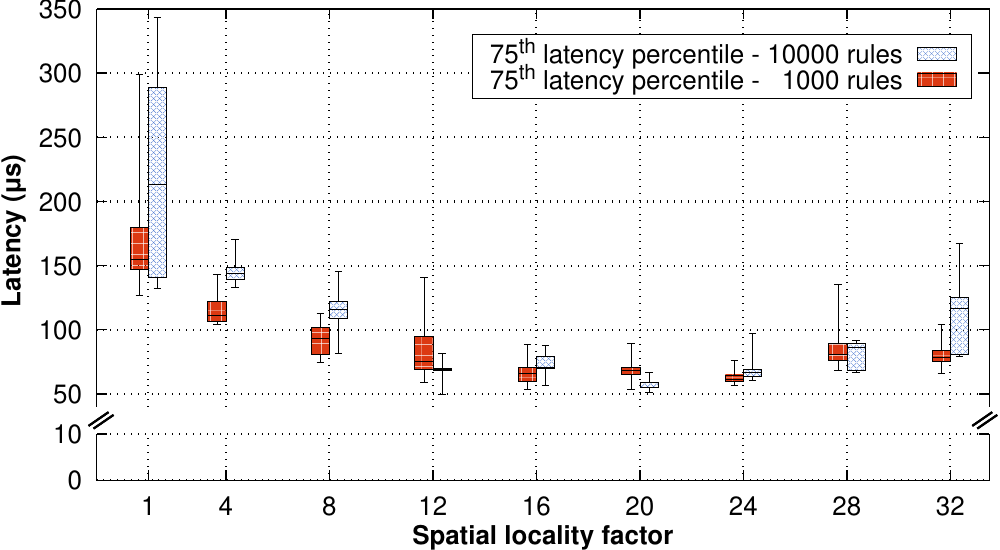

gnuplot code for this plot:
#!/usr/bin/gnuplot
load "../../common.plot"

font_type = "Helvetica,28"
font_type_bold = "Helvetica-Bold,28"

set terminal pdf dl 1.5 enhanced dashed size 10.0, 5.5 font font_type
set output "ovs-kernel-mlnx-cx5-rulebench-cascade-table-0-latency-p75.pdf"

### Variables
bw = 0.7
fill_solid = 3
points_lw = 3
points_size = 2
line_width = 3
y_scale = 1000
min_lat_bot = 0
max_lat_bot = 0.010
min_lat_top = 0.040
max_lat_top = 0.350

set boxwidth bw
set pointsize 3
set style fill pattern border -1
set datafile separator ' '

### Input files
input_file_rules_1000_match_first_lat_p75  = "data/kernel/udp/pktlen-1500/rules-1000/LAT-P75.csv"
input_file_rules_10000_match_first_lat_p75 = "data/kernel/udp/pktlen-1500/rules-10000/LAT-P75.csv"

### Margins
bm_bottom = 0.126
tm_bottom = 0.21
bm_top = 0.26
tm_top = 0.985
lm = 0.096
rm = 0.99

# Set the x-axis cut points
set arrow from screen lm-0.008,tm_bottom+0.015 to screen lm+0.012,tm_bottom+0.040 nohead linewidth 3
set arrow from screen lm-0.003,tm_bottom+0.010 to screen lm+0.017,tm_bottom+0.035 nohead linewidth 3
set arrow from screen rm-0.017,tm_bottom+0.015 to screen rm+0.003,tm_bottom+0.040 nohead linewidth 3
set arrow from screen rm-0.012,tm_bottom+0.010 to screen rm+0.008,tm_bottom+0.035 nohead linewidth 3

set multiplot layout 1,2 columnsfirst upwards

####### Plot 1
x1 = -1.0
x2 = 33.5
y1 = min_lat_bot
y2 = max_lat_bot

# Margins
set bmargin at screen bm_bottom
set tmargin at screen tm_bottom
set lmargin at screen lm
set rmargin at screen rm

# Leave the right border open
set border 1+2+8 lw 2

# X-axis
set xlabel "Spatial locality factor"
set xlabel font font_type_bold
set xlabel offset 0,0.41
set xrange [x1:x2]
set xtics nomirror
set xtics ("1" 1, "4" 4, "8" 8, "12" 12, "16" 16, "20" 20, "24" 24, "28" 28, "32" 32)

# Y-axis
set yrange [y1:y2]
set ytics mirror 0.01
set ytics ("0" 0, "10" 0.01)

# Grid
set grid xtics lw 3.0 lt 0
set grid ytics lw 3.0 lt 0

# Legend
unset key

# Area marking
#set style rect fc lt -1 fs solid 0.05 noborder
#set obj rect from 02.0, graph 0.0 to 06.0, max_lat_bot fs solid 0.15 fc rgb "#002233" lw 0 behind
#set obj rect from 10.0, graph 0.0 to 14.0, max_lat_bot fs solid 0.15 fc rgb "#002233" lw 0 behind
#set obj rect from 18.0, graph 0.0 to 22.0, max_lat_bot fs solid 0.15 fc rgb "#002233" lw 0 behind
#set obj rect from 26.0, graph 0.0 to 30.0, max_lat_bot fs solid 0.15 fc rgb "#002233" lw 0 behind

# No data here
plot \
	1/0 ls 6 dt 4 notitle

####### Plot 2
x1 = -1.0
x2 = 33.5
y3 = min_lat_top
y4 = max_lat_top

# Margins
set bmargin at screen bm_top
set tmargin at screen tm_top
set lmargin at screen lm
set rmargin at screen rm

# Leave the right border open
set border 2+4+8 lw 2

# X-axis
unset xlabel
unset xtics
set x2tics border in scale 1,0.5 norotate autojustify
set x2range [x1:x2]
set x2tics nomirror
set x2tics ("" 1, "" 4, "" 8, "" 12, "" 16, "" 20, "" 24, "" 28, "" 32)

# Y-axis
set ylabel "{/Helvetica:Bold Latency (μs)}"
set ylabel offset -0.3,-0.9
set ytics border in scale 1,0.5 norotate mirror
set ytics mirror
set ytics ("50" 0.050, "100" 0.100, "150" 0.150, "200" 0.200, "250" 0.250, "300" 0.300, "350" 0.350, "400" 0.400, "450" 0.450, "500" 0.500, "550" 0.550)
set yrange [y3:y4]

# Grid
set grid x2tics lw 3.0 lt 0
set grid y2tics lw 3.0 lt 0

# Area marking
#set style rect fc lt -1 fs solid 0.05 noborder
#set obj rect from 02.0, graph 0.0 to 06.0, max_lat_top fs solid 0.15 fc rgb "#002233" lw 0 behind
#set obj rect from 10.0, graph 0.0 to 14.0, max_lat_top fs solid 0.15 fc rgb "#002233" lw 0 behind
#set obj rect from 18.0, graph 0.0 to 22.0, max_lat_top fs solid 0.15 fc rgb "#002233" lw 0 behind
#set obj rect from 26.0, graph 0.0 to 30.0, max_lat_top fs solid 0.15 fc rgb "#002233" lw 0 behind

# Legend
set key outside opaque bottom Right title
set border back
set key box linestyle 1 lt rgb(black)
set key font font_type
set key vertical maxrows 4
set key width -7.2
set key height 0.5
set key samplen 2
set key at 32.8, 0.280

### Linestyles
set style line 1 pointtype 6 pointsize points_size linewidth points_lw lt rgb(darkred)
set style line 2 pointtype 5 pointsize points_size linewidth points_lw lt rgb(darkblue)
set style line 3 pointtype 7 pointsize points_size linewidth points_lw lt rgb(darkgreen)
set style line 4 pointtype 8 pointsize points_size linewidth points_lw lt rgb(darkyellow)

plot \
	input_file_rules_10000_match_first_lat_p75	every ::0::0 using ($1+bw/2):($3/y_scale):($2/y_scale):($6/y_scale):($5/y_scale) with candlesticks ls 2 lw 1 title "75^{th} latency percentile - 10000 rules" fill pattern 2 whiskerbars 0.4,\
	""											every ::0::0 using ($1+bw/2):($4/y_scale):($4/y_scale):($4/y_scale):($4/y_scale) with candlesticks ls 2 lw 1 notitle,\
	input_file_rules_1000_match_first_lat_p75	every ::0::0 using ($1-bw/2):($3/y_scale):($2/y_scale):($6/y_scale):($5/y_scale) with candlesticks ls 1 lw 1 title "75^{th} latency percentile -   1000 rules" fill pattern 3 whiskerbars 0.4,\
	""											every ::0::0 using ($1-bw/2):($4/y_scale):($4/y_scale):($4/y_scale):($4/y_scale) with candlesticks ls 1 lw 1 notitle,\
	\
	input_file_rules_10000_match_first_lat_p75	every ::1::1 using ($1+bw/2):($3/y_scale):($2/y_scale):($6/y_scale):($5/y_scale) with candlesticks ls 2 lw 1 notitle fill pattern 2 whiskerbars 0.4,\
	""											every ::1::1 using ($1+bw/2):($4/y_scale):($4/y_scale):($4/y_scale):($4/y_scale) with candlesticks ls 2 lw 1 notitle,\
	input_file_rules_1000_match_first_lat_p75	every ::1::1 using ($1-bw/2):($3/y_scale):($2/y_scale):($6/y_scale):($5/y_scale) with candlesticks ls 1 lw 1 notitle fill pattern 3 whiskerbars 0.4,\
	""											every ::1::1 using ($1-bw/2):($4/y_scale):($4/y_scale):($4/y_scale):($4/y_scale) with candlesticks ls 1 lw 1 notitle,\
	\
	input_file_rules_10000_match_first_lat_p75	every ::2::2 using ($1+bw/2):($3/y_scale):($2/y_scale):($6/y_scale):($5/y_scale) with candlesticks ls 2 lw 1 notitle fill pattern 2 whiskerbars 0.4,\
	""											every ::2::2 using ($1+bw/2):($4/y_scale):($4/y_scale):($4/y_scale):($4/y_scale) with candlesticks ls 2 lw 1 notitle,\
	input_file_rules_1000_match_first_lat_p75	every ::2::2 using ($1-bw/2):($3/y_scale):($2/y_scale):($6/y_scale):($5/y_scale) with candlesticks ls 1 lw 1 notitle fill pattern 3 whiskerbars 0.4,\
	""											every ::2::2 using ($1-bw/2):($4/y_scale):($4/y_scale):($4/y_scale):($4/y_scale) with candlesticks ls 1 lw 1 notitle,\
	\
	input_file_rules_10000_match_first_lat_p75	every ::3::3 using ($1+bw/2):($3/y_scale):($2/y_scale):($6/y_scale):($5/y_scale) with candlesticks ls 2 lw 1 notitle fill pattern 2 whiskerbars 0.4,\
	""											every ::3::3 using ($1+bw/2):($4/y_scale):($4/y_scale):($4/y_scale):($4/y_scale) with candlesticks ls 2 lw 1 notitle,\
	input_file_rules_1000_match_first_lat_p75	every ::3::3 using ($1-bw/2):($3/y_scale):($2/y_scale):($6/y_scale):($5/y_scale) with candlesticks ls 1 lw 1 notitle fill pattern 3 whiskerbars 0.4,\
	""											every ::3::3 using ($1-bw/2):($4/y_scale):($4/y_scale):($4/y_scale):($4/y_scale) with candlesticks ls 1 lw 1 notitle,\
	\
	input_file_rules_10000_match_first_lat_p75	every ::4::4 using ($1+bw/2):($3/y_scale):($2/y_scale):($6/y_scale):($5/y_scale) with candlesticks ls 2 lw 1 notitle fill pattern 2 whiskerbars 0.4,\
	""											every ::4::4 using ($1+bw/2):($4/y_scale):($4/y_scale):($4/y_scale):($4/y_scale) with candlesticks ls 2 lw 1 notitle,\
	input_file_rules_1000_match_first_lat_p75	every ::4::4 using ($1-bw/2):($3/y_scale):($2/y_scale):($6/y_scale):($5/y_scale) with candlesticks ls 1 lw 1 notitle fill pattern 3 whiskerbars 0.4,\
	""											every ::4::4 using ($1-bw/2):($4/y_scale):($4/y_scale):($4/y_scale):($4/y_scale) with candlesticks ls 1 lw 1 notitle,\
	\
	input_file_rules_10000_match_first_lat_p75	every ::5::5 using ($1+bw/2):($3/y_scale):($2/y_scale):($6/y_scale):($5/y_scale) with candlesticks ls 2 lw 1 notitle fill pattern 2 whiskerbars 0.4,\
	""											every ::5::5 using ($1+bw/2):($4/y_scale):($4/y_scale):($4/y_scale):($4/y_scale) with candlesticks ls 2 lw 1 notitle,\
	input_file_rules_1000_match_first_lat_p75	every ::5::5 using ($1-bw/2):($3/y_scale):($2/y_scale):($6/y_scale):($5/y_scale) with candlesticks ls 1 lw 1 notitle fill pattern 3 whiskerbars 0.4,\
	""											every ::5::5 using ($1-bw/2):($4/y_scale):($4/y_scale):($4/y_scale):($4/y_scale) with candlesticks ls 1 lw 1 notitle,\
	\
	input_file_rules_10000_match_first_lat_p75	every ::6::6 using ($1+bw/2):($3/y_scale):($2/y_scale):($6/y_scale):($5/y_scale) with candlesticks ls 2 lw 1 notitle fill pattern 2 whiskerbars 0.4,\
	""											every ::6::6 using ($1+bw/2):($4/y_scale):($4/y_scale):($4/y_scale):($4/y_scale) with candlesticks ls 2 lw 1 notitle,\
	input_file_rules_1000_match_first_lat_p75	every ::6::6 using ($1-bw/2):($3/y_scale):($2/y_scale):($6/y_scale):($5/y_scale) with candlesticks ls 1 lw 1 notitle fill pattern 3 whiskerbars 0.4,\
	""											every ::6::6 using ($1-bw/2):($4/y_scale):($4/y_scale):($4/y_scale):($4/y_scale) with candlesticks ls 1 lw 1 notitle,\
	\
	input_file_rules_10000_match_first_lat_p75	every ::7::7 using ($1+bw/2):($3/y_scale):($2/y_scale):($6/y_scale):($5/y_scale) with candlesticks ls 2 lw 1 notitle fill pattern 2 whiskerbars 0.4,\
	""											every ::7::7 using ($1+bw/2):($4/y_scale):($4/y_scale):($4/y_scale):($4/y_scale) with candlesticks ls 2 lw 1 notitle,\
	input_file_rules_1000_match_first_lat_p75	every ::7::7 using ($1-bw/2):($3/y_scale):($2/y_scale):($6/y_scale):($5/y_scale) with candlesticks ls 1 lw 1 notitle fill pattern 3 whiskerbars 0.4,\
	""											every ::7::7 using ($1-bw/2):($4/y_scale):($4/y_scale):($4/y_scale):($4/y_scale) with candlesticks ls 1 lw 1 notitle,\
	\
	input_file_rules_10000_match_first_lat_p75	every ::8::8 using ($1+bw/2):($3/y_scale):($2/y_scale):($6/y_scale):($5/y_scale) with candlesticks ls 2 lw 1 notitle fill pattern 2 whiskerbars 0.4,\
	""											every ::8::8 using ($1+bw/2):($4/y_scale):($4/y_scale):($4/y_scale):($4/y_scale) with candlesticks ls 2 lw 1 notitle,\
	input_file_rules_1000_match_first_lat_p75	every ::8::8 using ($1-bw/2):($3/y_scale):($2/y_scale):($6/y_scale):($5/y_scale) with candlesticks ls 1 lw 1 notitle fill pattern 3 whiskerbars 0.4,\
	""											every ::8::8 using ($1-bw/2):($4/y_scale):($4/y_scale):($4/y_scale):($4/y_scale) with candlesticks ls 1 lw 1 notitle

unset multiplot
